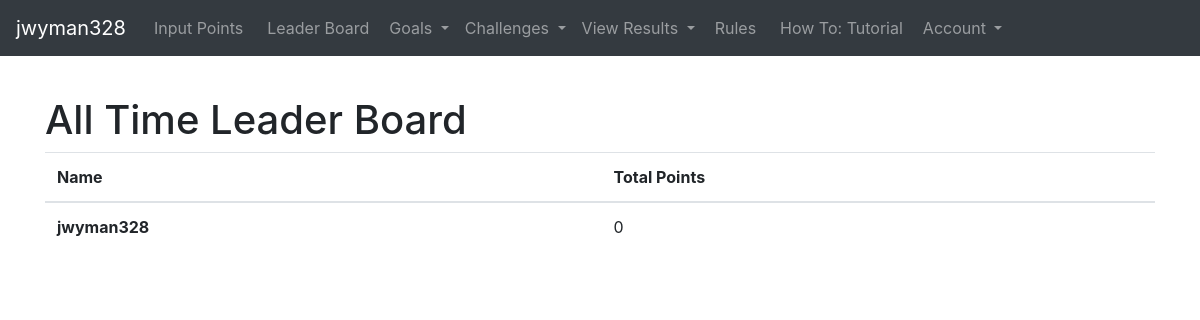
The page /all_time_leader_board (signed in) on the database as committed earlier.
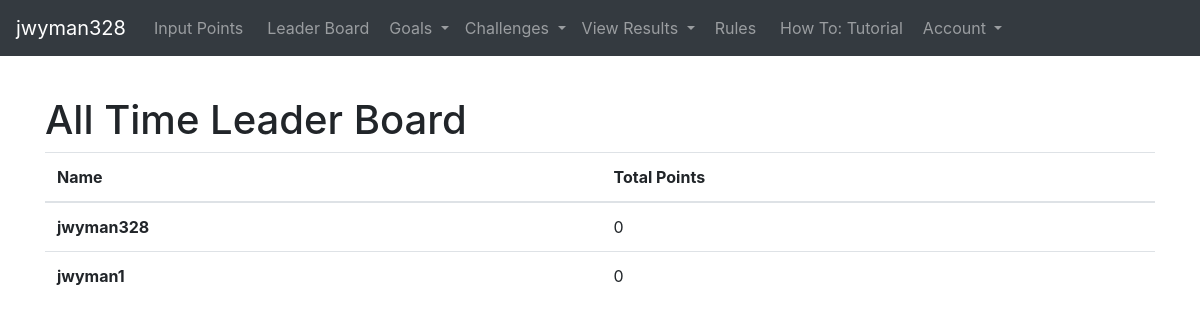
The same page on the database as committed later.
### users/models.py (models this page shows, shortened)
class My_custom_user(AbstractUser):
    email = models.EmailField()
    total_points = models.PositiveIntegerField(default=0, null=True, blank=True)

### app/views.py (the view)
class All_time_leaderboard_view(LoginRequiredMixin, ListView):
    template_name = 'all_time_leader_board.html'
    model = Point_model
    def all_time_point_leaders_in_order(self):
        most_points_order = My_custom_user.objects.order_by('-total_points')
        return most_points_order
    def unanswered_challenge_invitations(self):
        current_user_obj = self.request.user
        all_invitations_status_objects = current_user_obj.invitation_status_set.filter(status='idle')
        if all_invitations_status_objects:
            messages.add_message(self.request, messages.INFO,
                                 """Pending Invitation, to accept or
                                  reject go to Challenges -> Pending invitations""")

### templates/all_time_leader_board.html
{% extends 'base.html' %}
{% block content %}
<p style="color:white">{{view.unanswered_challenge_invitations}}</p>
<div class = 'container'>
        <h1> All Time Leader Board</h1>
        <table class="table">
                <thead>
                  <tr>
                    <th scope="col">Name</th>
                    <th scope="col">Total Points </th>
                  </tr>
                </thead>
                <tbody>
                  {% for user_obj in view.all_time_point_leaders_in_order %}
                  <tr>
                    <th scope="row">{{user_obj.username}}</th>
                    <td>{{user_obj.total_points}}</td>
                  </tr>
                 {% endfor %}
                </tbody>
        </table>
</div>
{% endblock %}

### templates/base.html (shortened to what this page needs)
<!doctype html>
<html lang="en">
  <head>
    <link rel="stylesheet" href="https://stackpath.bootstrapcdn.com/bootstrap/4.3.1/css/bootstrap.min.css">
  </head>
  <body>
      <nav class="navbar navbar-expand-md navbar-dark bg-dark">
          <a class="navbar-brand" href="#">{{user.username}}</a>
          <div class="collapse navbar-collapse" id="navbarSupportedContent">
              <ul class="navbar-nav mr-auto">
                  <li class="nav-item ">
                      {% if user.is_authenticated %}
                      <a class="nav-link mx-1" href="{% url 'Health_data_input' %}">Input Points</a>
                      {% else %}
                      <a class="nav-link mx-1" href="{% url 'signup' %}">Signup</a>
                      {% endif %}
                  </li>
                  <li class="nav-item ">
                    <a class="nav-link mx-1" href="{%url 'all_time_leaderboard' %}">Leader Board</a>
                </li>
                  <li class="nav-item dropdown">
                      <a class="nav-link dropdown-toggle" href="#" id="navbarDropdown" role="button" data-toggle="dropdown" aria-haspopup="true" aria-expanded="false">
                        Goals
                      </a>
                  </li>
                  <li class="nav-item dropdown">
                    <a class="nav-link dropdown-toggle" href="#" id="navbarDropdown" role="button" data-toggle="dropdown" aria-haspopup="true" aria-expanded="false">
                      Challenges
                    </a>
                </li>
                  <li class="nav-item dropdown">
                    <a class="nav-link dropdown-toggle" href="#" id="navbarDropdown" role="button" data-toggle="dropdown" aria-haspopup="true" aria-expanded="false">
                      View Results
                    </a>
                </li>
                <li class="nav-item ">
                    <a class="nav-link mx-1" href="{% url 'rules' %}">Rules</a>
                </li>
                <li class="nav-item ">
                    <a class="nav-link mx-1" href="{% url 'how_to' %}"> How To: Tutorial</a>
                </li>
                {% if user.is_authenticated %}
                <li class="nav-item dropdown">
                    <a class="nav-link dropdown-toggle" href="#" id="navbarDropdown" role="button" data-toggle="dropdown" aria-haspopup="true" aria-expanded="false">
                      Account
                    </a>
                </li>
                {% endif %}
              </ul>
          </div>
  </nav>
    {% block content %}
    {% endblock %}
  </body>
</html>

Rows that differ between the two databases and show on the page:
added My_custom_user: username "jwyman1", total_points "0"
